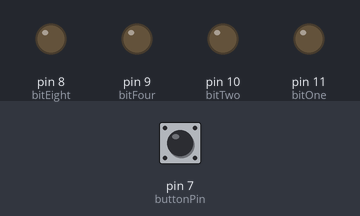
Bench run of a sketch on a simulated Arduino Uno, built with avr-gcc and run on an emulated ATmega328P. Parts: output pins drawn as LEDs (lit = HIGH). Dashed ring = blinking. The inputs (shaded band) are chosen by the test bench; at power-on: pin 7 (buttonPin) LOW.

Above: at 1.2 s.
1.3 s: pin 7 (buttonPin) pulled HIGH for 0.15 s
At 3.0 s:
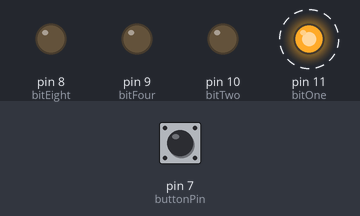
At 5.1 s:
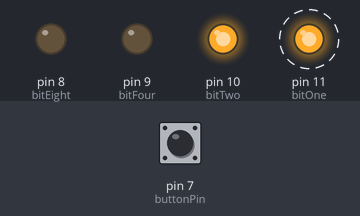
Timing chart, 0 to 18.8 s (numbered marks = the images above; inputs shaded):
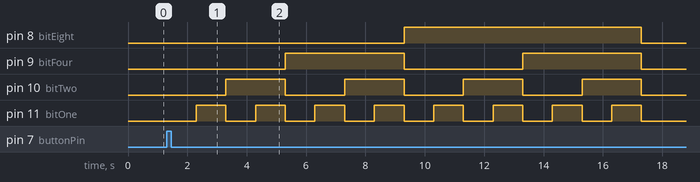

The sketch:

Labb1.ino
```cpp
/*
DEL 1
Författare: Omar Sultanzoy & Siye Abera
Kursansvarig: Mikael Hasselmalm & Jan-Erik Jonsson
Senast ändrat: 2026-02-02
*/


/*
Initialiera alla variabler
Variabelnamnet = själva biten, men värdet som blir tilldelat till variabeln = pin på arduinon
*/
const int bitOne = 11;
const int bitTwo = 10;
const int bitFour = 9;
const int bitEight = 8;
const int buttonPin = 7;
/*
Initialisera alla pins
*/
void setup() {
  pinMode(bitOne, OUTPUT);
  pinMode(bitTwo, OUTPUT);
  pinMode(bitFour, OUTPUT);
  pinMode(bitEight, OUTPUT);
  pinMode(buttonPin, INPUT);
}
/*
Min infinite loop som körs tills jag antingen kopplar ut arduino:n eller kompilerar ny kod.
*/
void loop() {
  if (digitalRead(buttonPin) == HIGH) { // När jag klickar på knappen, gör det som står nedan.
    for (int count = 0; count <= 15; count++) { // For loop som itererar 16 gånger, 0-15.
      int temp = count;

      if (temp >= 8) { // Bit 4 (längst till vänster, värde 8)
        digitalWrite(bitEight, HIGH); // Om sant, lys den lampan
        temp -= 8; // Subtrahera värdet från temp
      }
      else {
        digitalWrite(bitEight, LOW); // Annars håll den avstängd
      }

      if (temp >= 4) { // Bit 3 (värde 4)
        digitalWrite(bitFour, HIGH);
        temp -= 4;
      }
      else {
        digitalWrite(bitFour, LOW);
      }

      if (temp >= 2) { // Bit 3 (värde 2)
        digitalWrite(bitTwo, HIGH);
        temp -= 2;
      }
      else {
        digitalWrite(bitTwo, LOW);
      }

      if (temp >= 1) { // Bit 1 (längst till höger, värde 1)
        digitalWrite(bitOne, HIGH);
      }
      else {
        digitalWrite(bitOne, LOW);
      }

      delay(1000);
    }
    /*
    Släcker alla lampor
    */
    digitalWrite(bitEight, LOW);
    digitalWrite(bitFour, LOW);
    digitalWrite(bitTwo, LOW);
    digitalWrite(bitOne, LOW);
  }
}
```

Measured:
- after the input at 1.3 s, pin 8 (bitEight): LOW → HIGH after 8.0 s, → LOW 8.0 s later; pin 9 (bitFour): alternates HIGH for 4.0 s and LOW for 4.0 s, starting after 4.0 s
